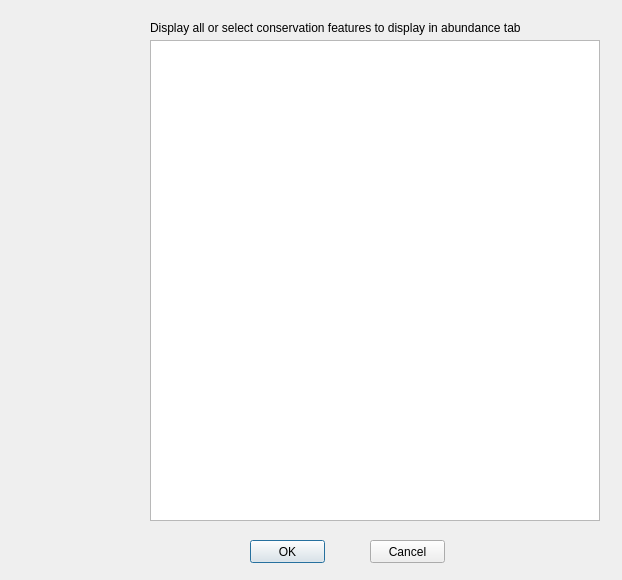
<?xml version="1.0" encoding="UTF-8"?>
<ui version="4.0">
 <class>abundSelectDialog</class>
 <widget class="QDialog" name="abundSelectDialog">
  <property name="windowModality">
   <enum>Qt::ApplicationModal</enum>
  </property>
  <property name="geometry">
   <rect>
    <x>0</x>
    <y>0</y>
    <width>622</width>
    <height>580</height>
   </rect>
  </property>
  <property name="windowTitle">
   <string>Select features for Abundance table</string>
  </property>
  <widget class="QLabel" name="featLabel">
   <property name="geometry">
    <rect>
     <x>150</x>
     <y>20</y>
     <width>371</width>
     <height>16</height>
    </rect>
   </property>
   <property name="text">
    <string>Display all or select conservation features to display in abundance table</string>
   </property>
  </widget>
  <widget class="QListWidget" name="featListWidget">
   <property name="geometry">
    <rect>
     <x>150</x>
     <y>40</y>
     <width>450</width>
     <height>481</height>
    </rect>
   </property>
   <property name="selectionMode">
    <enum>QAbstractItemView::MultiSelection</enum>
   </property>
  </widget>
  <widget class="QPushButton" name="okButton">
   <property name="geometry">
    <rect>
     <x>250</x>
     <y>540</y>
     <width>75</width>
     <height>23</height>
    </rect>
   </property>
   <property name="text">
    <string>OK</string>
   </property>
  </widget>
  <widget class="QPushButton" name="cancelButton">
   <property name="geometry">
    <rect>
     <x>370</x>
     <y>540</y>
     <width>75</width>
     <height>23</height>
    </rect>
   </property>
   <property name="text">
    <string>Cancel</string>
   </property>
  </widget>
  <widget class="QLabel" name="logoLabel">
   <property name="geometry">
    <rect>
     <x>0</x>
     <y>20</y>
     <width>131</width>
     <height>351</height>
    </rect>
   </property>
   <property name="text">
    <string/>
   </property>
   <property name="pixmap">
    <pixmap resource="resources.qrc">:/plugins/Cluz/icons/icons/setup_logo.png</pixmap>
   </property>
  </widget>
 </widget>
 <resources>
  <include location="resources.qrc"/>
 </resources>
 <connections>
  <connection>
   <sender>cancelButton</sender>
   <signal>clicked()</signal>
   <receiver>abundSelectDialog</receiver>
   <slot>close()</slot>
   <hints>
    <hint type="sourcelabel">
     <x>266</x>
     <y>368</y>
    </hint>
    <hint type="destinationlabel">
     <x>363</x>
     <y>325</y>
    </hint>
   </hints>
  </connection>
 </connections>
</ui>
